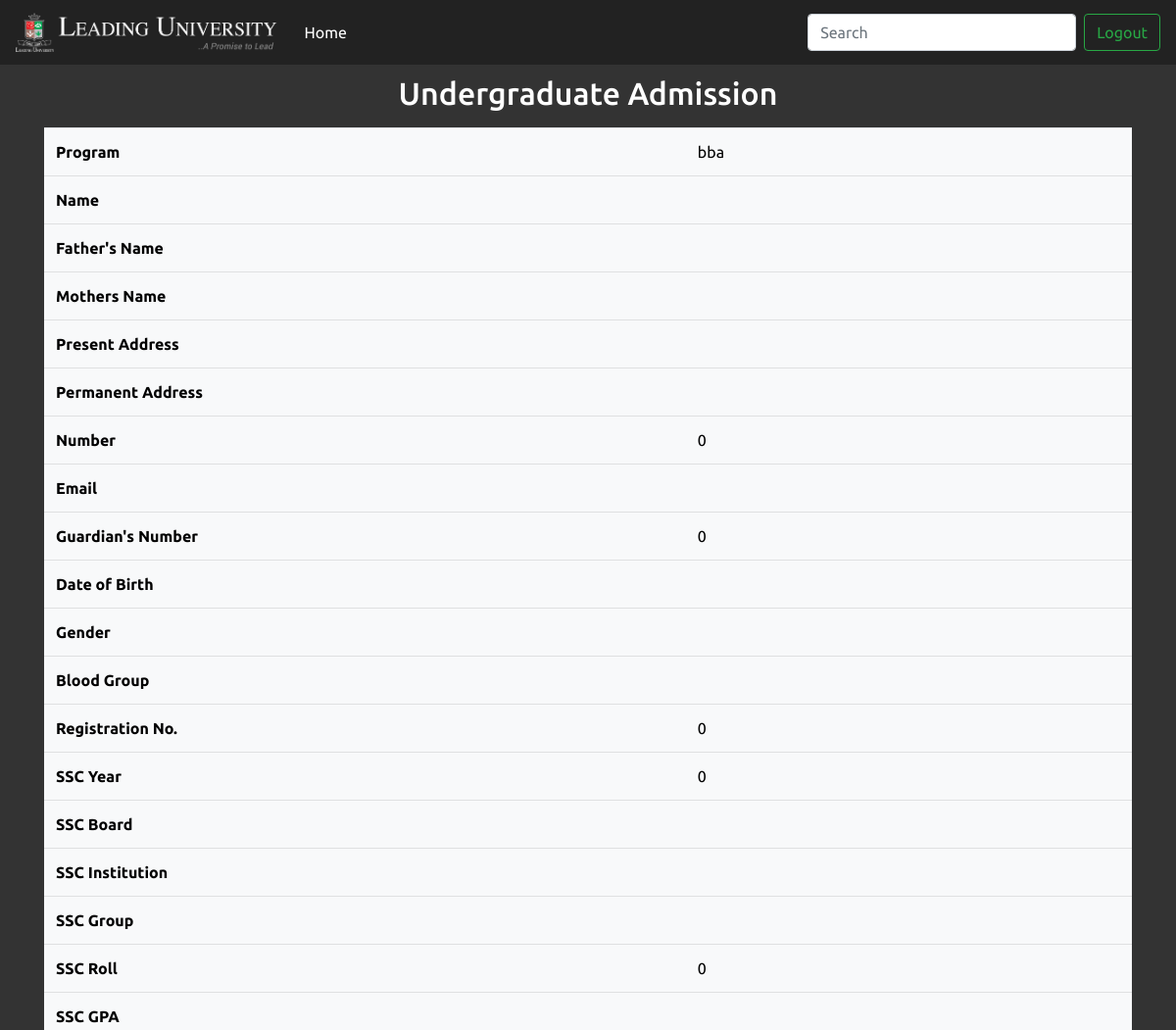
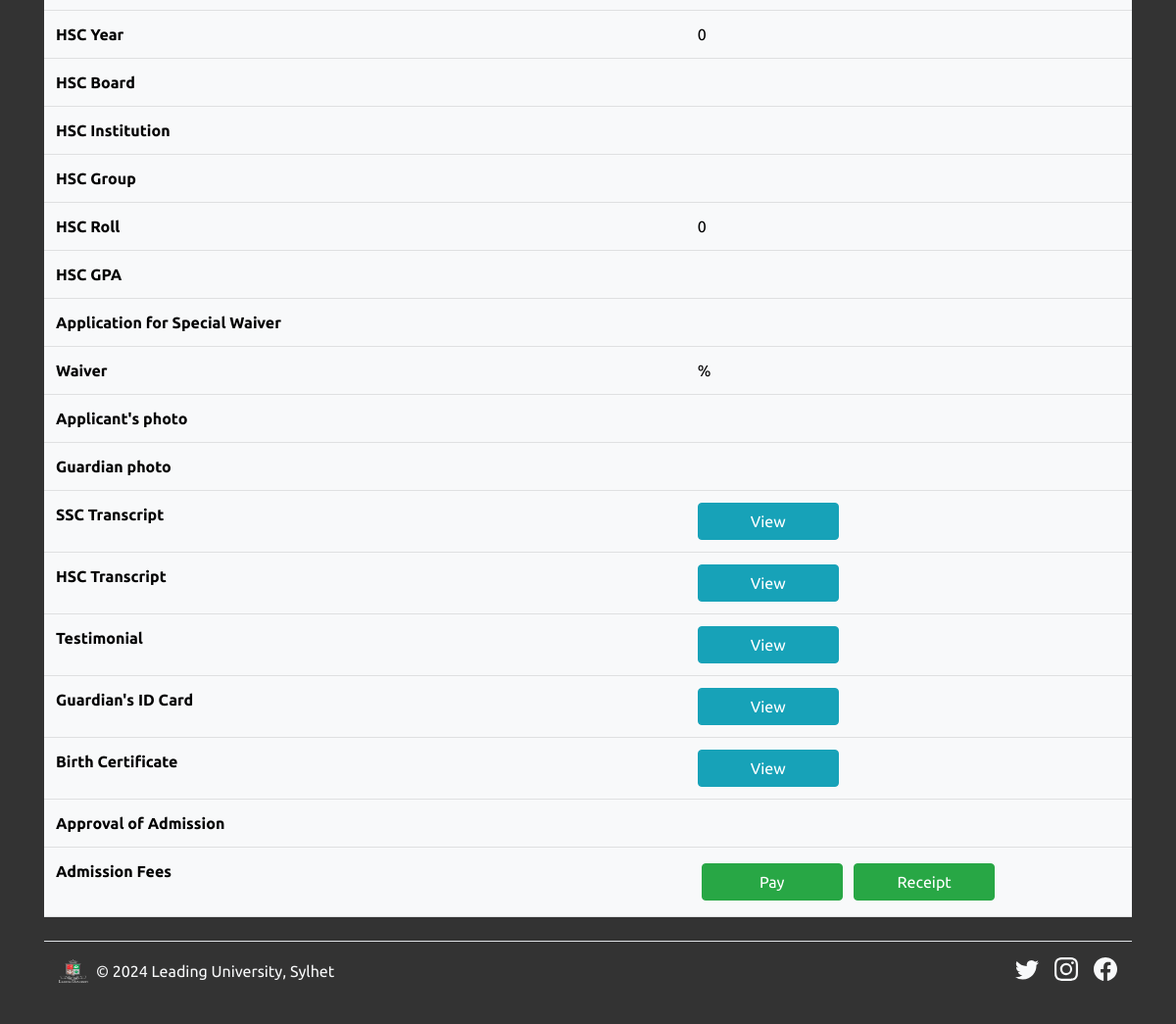
Screenshot of /ugStatus.php (signed in) with the database file from the repository (2 pictures, top to bottom).
### tables this page shows
CREATE TABLE `undergrad` (
  `id` int(11) NOT NULL,
  `program` varchar(100) NOT NULL,
  `name` varchar(30) NOT NULL,
  `fname` varchar(30) NOT NULL,
  `mname` varchar(30) NOT NULL,
  `permanent` varchar(100) NOT NULL,
  `present` varchar(100) NOT NULL,
  `number` int(11) NOT NULL,
  `email` varchar(50) NOT NULL,
  `gnumber` int(11) NOT NULL,
  `dob` varchar(10) NOT NULL,
  `gender` varchar(6) NOT NULL,
  `blood` varchar(3) NOT NULL,
  `reg` int(10) NOT NULL,
  `sscyear` int(4) NOT NULL,
  `sscboard` varchar(12) NOT NULL,
  `sscins` varchar(100) NOT NULL,
  `sscgroup` varchar(10) NOT NULL,
  `sscroll` int(6) NOT NULL,
  `sscgpa` varchar(4) NOT NULL,
  `hscyear` int(4) NOT NULL,
  `hscboard` varchar(12) NOT NULL,
  `hscins` varchar(100) NOT NULL,
  `hscgroup` varchar(10) NOT NULL,
  `hscroll` int(6) NOT NULL,
  `hscgpa` varchar(5) NOT NULL,
  `quota` varchar(100) NOT NULL,
  `quotadoc` varchar(25) NOT NULL,
  `waiver` varchar(20) NOT NULL,
  `ap` varchar(25) NOT NULL,
  `gp` varchar(25) NOT NULL,
  `ssctrans` varchar(30) NOT NULL,
  `hsctrans` varchar(30) NOT NULL,
  `testimonial` varchar(30) NOT NULL,
  `gidcard` varchar(25) NOT NULL,
  `bc` varchar(25) NOT NULL,
  `password` varchar(5) NOT NULL,
  `admission` varchar(20) NOT NULL,
  `fees` int(6) NOT NULL,
  `status` varchar(20) NOT NULL
);

### ugStatus.php (the view, shortened to what this page needs)
<?php
include "config.php";
$reg = $_SESSION['logger']['reg'];
$sql = "SELECT * FROM undergrad WHERE reg = '$reg' ";
$result = mysqli_query($conn, $sql);
$row = mysqli_fetch_assoc($result);
?>
<!DOCTYPE html>
<html lang="en">
<head>
    <link href="https://cdn.jsdelivr.net/npm/bootstrap@5.2.3/dist/css/bootstrap.min.css" rel="stylesheet"
>
    <link rel="stylesheet" type="text/css" href="bootstrap.min.css">
</head>
<body>
<nav class="navbar navbar-expand-lg navbar-dark fixed-top">
    <div class="navbar-brand" href="#">
        <div><img src="logo-white.png" alt="LU logo" height="40">
        <div class="label"><img src="label-white.png" alt="LU name" height="40"></div></div>
    </div>
    <div class="collapse navbar-collapse" id="navbarSupportedContent">
        <ul class="navbar-nav mr-auto">
        <li class="nav-item active">
            <a class="nav-link" href="index.php">Home <span class="sr-only">(current)</span></a>
        </li>
        </ul>
        <form class="form-inline my-2 my-lg-0">
        <input class="form-control mr-sm-2" type="search" id="search" placeholder="Search" aria-label="Search">
        </form>
        <a href="logout.php"><button class="btn btn-outline-success my-2 my-sm-0">Logout</button></a>
    </div>
    </nav>
    <div class="container">
    <div style="padding-top: 60px;"></div>
    <h2 class="mt-3">Undergraduate Admission</h2>
        <table class="table table-light my-3">
            <tbody>
                <tr>
                    <th scope="row">Program</th>
                    <td><?php echo $row['program']; ?></td>
                </tr>
                <tr>
                    <th scope="row">Name</th>
                    <td><?php echo $row['name']; ?></td>
                </tr>
                <tr>
                    <th scope="row">Father's Name</th>
                    <td><?php echo $row['fname']; ?></td>
                </tr>
                <tr>
                    <th scope="row">Mothers Name</th>
                    <td><?php echo $row['mname']; ?></td>
                </tr>
                <tr>
                    <th scope="row">Present Address</th>
                    <td><?php echo $row['present']; ?></td>
                </tr>
                <tr>
                    <th scope="row">Permanent Address</th>
                    <td><?php echo $row['permanent']; ?></td>
                </tr>
                <tr>
                    <th scope="row">Number</th>
                    <td><?php echo $row['number']; ?></td>
                </tr>
                <tr>
                    <th scope="row">Email</th>
                    <td><?php echo $row['email']; ?></td>
                </tr>
                <tr>
                    <th scope="row">Guardian's Number</th>
                    <td><?php echo $row['gnumber']; ?></td>
                </tr>
                <tr>
                    <th scope="row">Date of Birth</th>
                    <td><?php echo $row['dob']; ?></td>
                </tr>
                <tr>
                    <th scope="row">Gender</th>
                    <td><?php echo $row['gender']; ?></td>
                </tr>
                <tr>
                    <th scope="row">Blood Group</th>
                    <td><?php echo $row['blood']; ?></td>
                </tr>
                <tr>
                    <th scope="row">Registration No.</th>
                    <td><?php echo $row['reg']; ?></td>
                </tr>
                <tr>
                    <th scope="row">SSC Year</th>
                    <td><?php echo $row['sscyear']; ?></td>
                </tr>
                <tr>
                    <th scope="row">SSC Board</th>
                    <td><?php echo $row['sscboard']; ?></td>
                </tr>
                <tr>
                    <th scope="row">SSC Institution</th>
                    <td><?php echo $row['sscins']; ?></td>
                </tr>
                <tr>
                    <th scope="row">SSC Group</th>
                    <td><?php echo $row['sscgroup']; ?></td>
                </tr>
                <tr>
                    <th scope="row">SSC Roll</th>
                    <td><?php echo $row['sscroll']; ?></td>
                </tr>
                <tr>
                    <th scope="row">SSC GPA</th>
                    <td><?php echo $row['sscgpa']; ?></td>
                </tr>
                <tr>
                    <th scope="row">HSC Year</th>
                    <td><?php echo $row['hscyear']; ?></td>
                </tr>
                <tr>
                    <th scope="row">HSC Board</th>
                    <td><?php echo $row['hscboard']; ?></td>
                </tr>
                <tr>
                    <th scope="row">HSC Institution</th>
                    <td><?php echo $row['hscins']; ?></td>
                </tr>
                <tr>
                    <th scope="row">HSC Group</th>
                    <td><?php echo $row['hscgroup']; ?></td>
                </tr>
                <tr>
                    <th scope="row">HSC Roll</th>
                    <td><?php echo $row['hscroll']; ?></td>
                </tr>
                <tr>
                    <th scope="row">HSC GPA</th>
                    <td><?php echo $row['hscgpa']; ?></td>
                </tr>
                <tr>
                    <th scope="row">Application for Special Waiver</th>
                    <td><?php echo $row['quota']; ?></td>
                </tr>
                <tr>
                    <th scope="row">Waiver</th>
                    <td><?php echo $row['waiver']; ?>%</td>
                </tr>
                <tr>
                    <th scope="row">Applicant's photo</th>
                    <td><img width="200px" src="<?php echo $row['ap']; ?>" alt=''></td>
                </tr>
                <tr>
                    <th scope="row">Guardian photo</th>
                    <td><img width="200px" src="<?php echo $row['gp']; ?>" alt=''></td>
                </tr>
                <tr>
                    <th scope="row">SSC Transcript</th>
                    <td><a href="readPDF.php?docp=<?=$row['ssctrans']?>" class="btn btn-info col-4" target="_blank">View</a></td>
                </tr>
                <tr>
                    <th scope="row">HSC Transcript</th>
                    <td><a href="readPDF.php?docp=<?=$row['hsctrans']?>" class="btn btn-info col-4" target="_blank">View</a></td>
                </tr>
                <tr>
                    <th scope="row">Testimonial</th>
                    <td><a href="readPDF.php?docp=<?=$row['testimonial']?>" class="btn btn-info col-4" target="_blank">View</a></td>
                </tr>
                <tr>
                    <th scope="row">Guardian's ID Card</th>
                    <td><a href="readPDF.php?docp=<?=$row['gidcard']?>" class="btn btn-info col-4" target="_blank">View</a></td>
                </tr>
                <tr>
                    <th scope="row">Birth Certificate</th>
                    <td><a href="readPDF.php?docp=<?=$row['bc']?>" class="btn btn-info col-4" target="_blank">View</a></td>
                </tr>
                <tr>
                    <th scope="row">Approval of Admission</th>
                    <td><?php echo $row['admission']; ?></td>
                </tr>
                <tr>
                    <th scope="row">Admission Fees</th>
                    <td><a href="ugPay.php?id=<?=$row['id']?>" class="btn btn-success <?php if($row['admission']=='Pending' || $row['admission']=='Declined'){echo "disabled";} ?> col-4 m-1"
                    <?php if($row['fees']>=22264){echo "hidden";} ?>>Pay</a>
                    <a href="ugReceipt.php?id=<?=$row['id']?>" class="btn btn-success <?php if($row['admission']=='Pending' || $row['admission']=='Declined'){echo "disabled";} ?> col-4 m-1"
                    <?php if($row['fees']>=22264){echo "hidden";} ?>>Receipt</a>
                    <span <?php if($row['fees']<22264){echo "hidden";} ?>>Paid</span></td>
                </tr>
            </tbody>
        </table>
        <footer class="d-flex flex-wrap justify-content-between align-items-center py-3 my-4 border-top">
            <div class="col-md-4 d-flex align-items-center">
            <a href="/" class="mb-3 me-2 mb-md-0 text-muted text-decoration-none lh-1">
                <img class="bi" width="30" height="24" src="logo-white.png"></img>
            </a>
            <span class="mb-3 mb-md-0 text-light">&copy; 2024 Leading University, Sylhet</span>
            </div>
            <ul class="nav col-md-4 justify-content-end list-unstyled d-flex">
            <li class="ms-3"><a class="text-light" href="#"><svg class="bi" width="24" height="24"><use xlink:href="#twitter"/></svg></a></li>
            <li class="ms-3"><a class="text-light" href="#"><svg class="bi" width="24" height="24"><use xlink:href="#instagram"/></svg></a></li>
            <li class="ms-3"><a class="text-light" href="#"><svg class="bi" width="24" height="24"><use xlink:href="#facebook"/></svg></a></li>
            </ul>
        </footer>
    </div>
</body>
</html>

### ugStatus.php (style rules this page uses)
body { background: #333; font-family: 'Ubuntu', sans-serif; }
.navbar { background: #222; }
.label { float: right; }
.container h1, h2 { color: #fff; text-align: center; }
.bi { vertical-align: -.125em; fill: currentColor; }

### rows the page displays
undergrad: program "bba", number "0", gnumber "0", reg "0", sscyear "0", sscroll "0", hscyear "0", hscroll "0"
